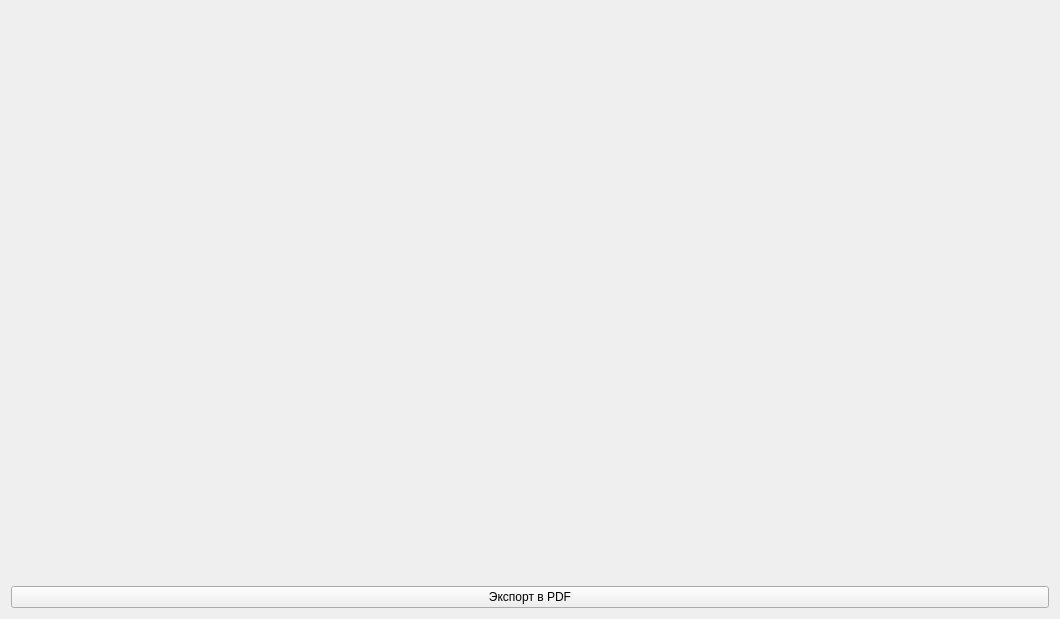
<?xml version="1.0" encoding="UTF-8"?>
<ui version="4.0">
 <class>printGraph</class>
 <widget class="QWidget" name="printGraph">
  <property name="geometry">
   <rect>
    <x>0</x>
    <y>0</y>
    <width>1060</width>
    <height>619</height>
   </rect>
  </property>
  <property name="windowTitle">
   <string>Form</string>
  </property>
  <layout class="QGridLayout" name="gridLayout_2">
   <item row="0" column="0">
    <layout class="QGridLayout" name="gridLayout">
     <item row="0" column="0">
      <widget class="QCustomPlot" name="widget" native="true">
       <widget class="QTextEdit" name="textEdit">
        <property name="geometry">
         <rect>
          <x>1010</x>
          <y>540</y>
          <width>0</width>
          <height>0</height>
         </rect>
        </property>
        <property name="lineWidth">
         <number>0</number>
        </property>
       </widget>
      </widget>
     </item>
    </layout>
   </item>
   <item row="1" column="0">
    <widget class="QPushButton" name="pushButton">
     <property name="text">
      <string>Экспорт в PDF</string>
     </property>
    </widget>
   </item>
  </layout>
 </widget>
 <customwidgets>
  <customwidget>
   <class>QCustomPlot</class>
   <extends>QWidget</extends>
   <header>../../../DataQt/qcustomplot.h</header>
   <container>1</container>
  </customwidget>
 </customwidgets>
 <resources/>
 <connections/>
</ui>
